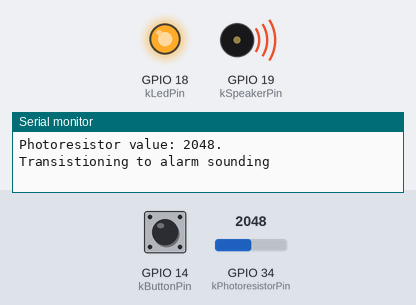
Recording of a sketch running on a simulated ESP32. Shown: output pins drawn as LEDs (lit = HIGH), buzzer (waves = sounding), the last lines printed to the serial monitor. The test bench sets the inputs (shaded band); at power-on: GPIO 14 (kButtonPin) HIGH, GPIO 34 (kPhotoresistorPin) = 2048.

Above: at 7.3 s.
7.4 s: GPIO 14 (kButtonPin) pulled LOW for 0.8 s
At 8.8 s:
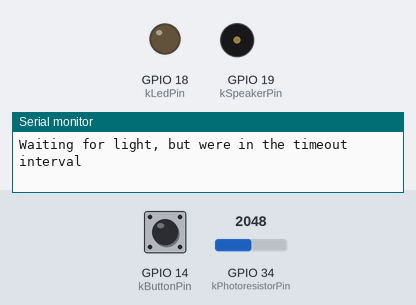
9.7 s: GPIO 34 (kPhotoresistorPin) set to 2730
11.2 s: GPIO 34 (kPhotoresistorPin) set to 2863
16.4 s: GPIO 34 (kPhotoresistorPin) set to 2840
Timing chart, 0 to 18.9 s (numbered marks = the images above; inputs shaded):
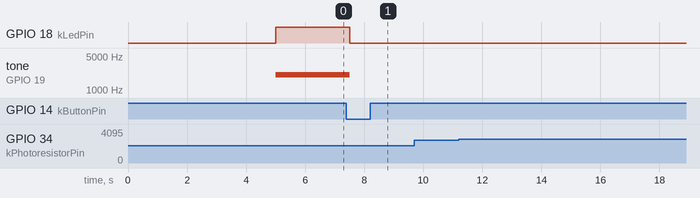

The sketch:

SunTrigger.ino
```cpp
/// @file SunTrigger.ino
/// @author Jacob Myers
/// SunTrigger is an alarm clock based off of the sun.
/// The alarm will sound when the light reaches below a certain level, and will stop being sound when a button is pressed.
/// Once the button is pressed, a small delay is set to prevent going back and fourth between
/// states, and the same happens when the light level reaches the threshold again going up.
///
/// The delay and other settings can be modifed under Other Constants

// ------------ Pins ------------

inline constexpr int kPhotoresistorPin = 34;
inline constexpr int kButtonPin = 14;
inline constexpr int kLedPin = 18;
inline constexpr int kSpeakerPin = 19;


// ------------ Other Constants ------------

inline constexpr int kLightThreshold = 2800;
inline constexpr int kDelayBetweenIntervals = 5000;
inline constexpr int kDelayBetweenChecks = 500;
inline constexpr int kAlarmFrequency = 2048;


// ------------ Globals ------------

enum class State {
  kAlarmSounding,
  kWaitingForLight,
  kWaitingForDark
} state;

unsigned long last_significant;

void setup(void) {
  // Pin modes
  pinMode(kPhotoresistorPin, INPUT);
  pinMode(kButtonPin, INPUT_PULLUP);
  pinMode(kLedPin, OUTPUT);
  pinMode(kSpeakerPin, OUTPUT);

  // Initial pin values
  noTone(kSpeakerPin);
  digitalWrite(kLedPin, LOW);

  // Initialize the global variables
  state = State::kWaitingForDark;
  last_significant = millis();


  Serial.begin(115200);
}


class DelayOnDestroy {
public:
  ~DelayOnDestroy() {
    delay(kDelayBetweenChecks);
  }
};

void loop(void) {

  // So I can just use return to go to the next loop iteration while still getting delay
  DelayOnDestroy d;

  if (state == State::kAlarmSounding) {

    if (digitalRead(kButtonPin) == LOW) {
      // Turn off the alarm
      Serial.println("Transistioning to waiting for light");
      state = State::kWaitingForLight;
      digitalWrite(kLedPin, LOW);
      noTone(kSpeakerPin);

    }

  } else if (state == State::kWaitingForLight) {

    if (millis() - last_significant < kDelayBetweenIntervals) {
      Serial.println("Waiting for light, but were in the timeout interval");
      return;
    }
    int light_value = analogRead(kPhotoresistorPin);
    Serial.printf("Photoresistor value: %d.\n", light_value);
    if (light_value > kLightThreshold) {
      state = State::kWaitingForDark;
      Serial.println("Transistioning to waiting for dark");
      last_significant = millis();
    }

  } else { // State == State::kWaitingForDark

    if (millis() - last_significant < kDelayBetweenIntervals) {
      Serial.println("Waiting for dark, but were in the timeout interval");
      return;
    }

    int light_value = analogRead(kPhotoresistorPin);
    Serial.printf("Photoresistor value: %d.\n", light_value);
    if (light_value < kLightThreshold) {
      Serial.println("Transistioning to alarm sounding");
      state = State::kAlarmSounding;
      tone(kSpeakerPin, kAlarmFrequency);
      digitalWrite(kLedPin, HIGH);
      last_significant = millis();
    }

  }
}
```

Measured:
- after the input at 7.4 s, GPIO 18 (kLedPin): HIGH → LOW after 0.10 s; tone on GPIO 19 (kSpeakerPin): 2048 Hz → silent after 0.10 s
